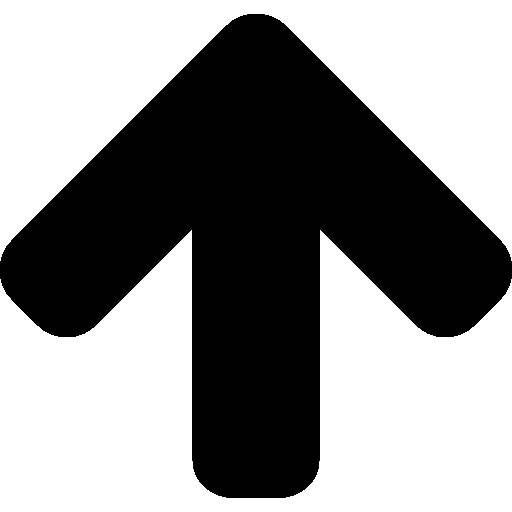
#> input picture arrow.png, 512 x 512 px
$ python resize.py arrow.png
#> lines starting #> are read from the running program, lines starting #| are printed output that depends on the picture; after the words box and inside, x2 and y2 are one past the last pixel; in counts of white or black regions, pixels touching at a corner belong together
from PIL import Image
import numpy as np
import sys
import os
import cv2

def resize_img( file_path ) :

#> called with file_path = 'arrow.png'
    if file_path.endswith( '.png' ) or file_path.endswith( '.jpg' ) or file_path.endswith( '.jpeg' ):
        print( 'Resizing ' + file_path + '...' )
        img = cv2.imread(file_path)
#> img is the input picture: shape (512, 512, 3); 56.3% white; 1 black region, box (x1, y1, x2, y2) and area: (0, 14, 512, 498) 114635
        img = cv2.resize(img, (450, 600), interpolation=cv2.INTER_AREA)
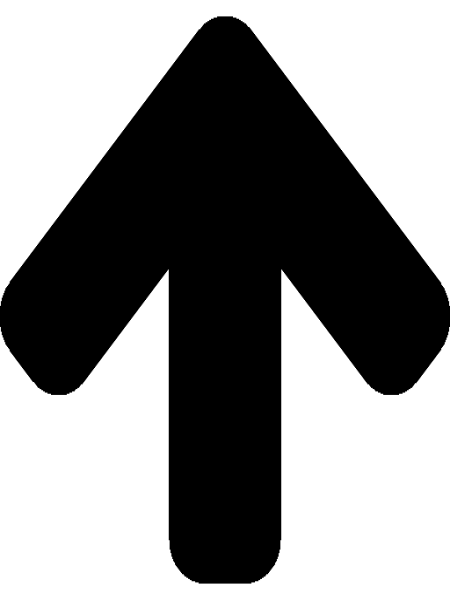
#> img: shape (600, 450, 3); min 0, max 255, mean 143.5

        try:
            os.mkdir( dir )
        except:
            pass
            cv2.imwrite(file_path, img)

resize_img( sys.argv[1])
